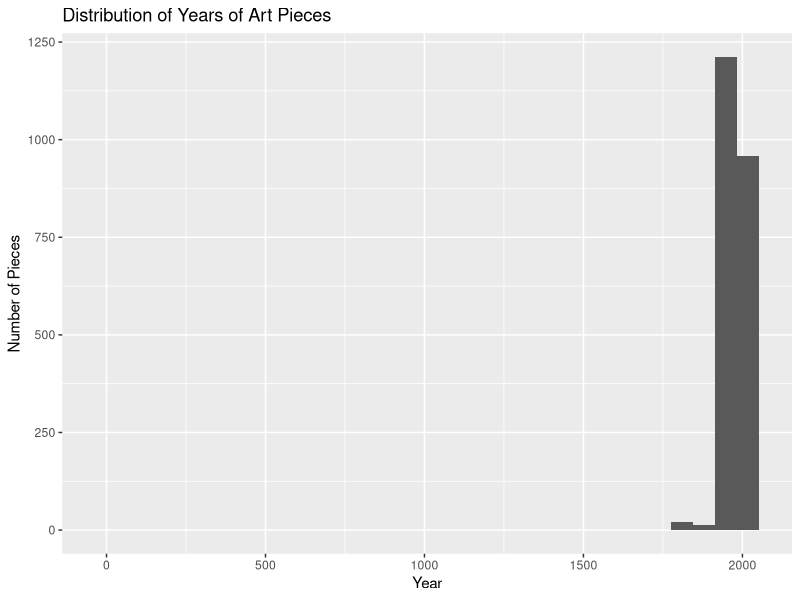
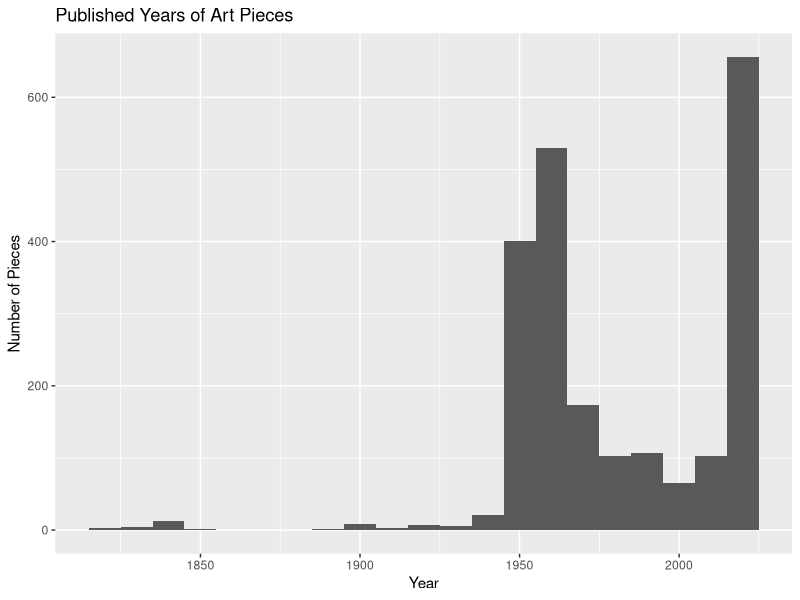

The R source for these figures, in order:
## ---- chunk 1
options(width=200)
## ---- chunk 2
library(tidyverse) 
library(skimr)
## ---- chunk 3
uoe_art <- read_csv("data/uoe-art.csv")
## ---- chunk 4
uoe_art <- uoe_art %>%
  separate(title, into = c("title", "date"), sep = " \\(") %>%
  mutate(year = str_remove(date, "\\)") %>%
  as.numeric()) %>%
  select(title, artist, year, link)
## ---- chunk 5
skim_without_charts(uoe_art)
## ---- chunk 6
uoe_art %>%
  ggplot(aes(x = year)) +
  geom_histogram() +
  labs(
    x = "Year",
    y = "Number of Pieces",
    title = "Distribution of Years of Art Pieces"
  )
## ---- chunk 7
uoe_art <- uoe_art %>%
    mutate(year = case_when(
    year == 2  ~ 1964,
    TRUE       ~ year
  ))
## ---- chunk 8
uoe_art %>%
  ggplot(aes(x = year)) +
  geom_histogram(binwidth = 10) +
  labs(
    x = "Year",
    y = "Number of Pieces",
    title = "Published Years of Art Pieces"
  )
## ---- chunk 9
uoe_art %>%
  count(artist, sort = TRUE) %>%
  filter(artist != "Unknown" & artist != "NA")
## ---- chunk 10
title_child <- uoe_art %>%
    filter(
      str_detect(.$title, "Child") |
      str_detect(.$title, "child") 
    )

knitr::kable(title_child)
